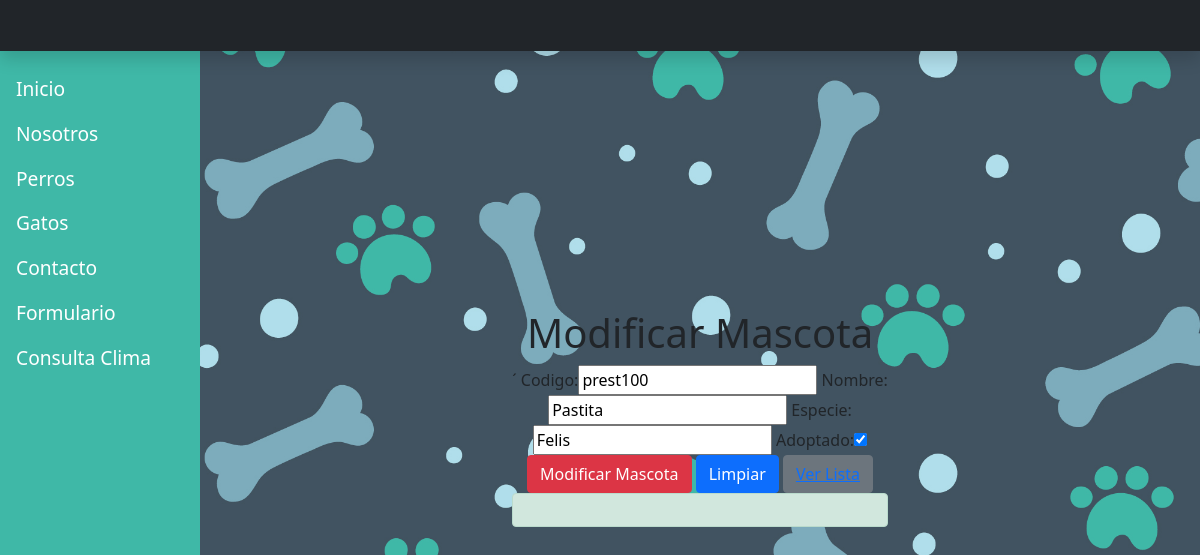
The page /formMascotasEdit/29/ on the database its author committed.
### appPeludo/models.py (models this page shows)
class Mascotas(models.Model):
    codigo = models.CharField(max_length=10)
    nombre = models.CharField(max_length=100)
    especie = models.CharField(max_length=10)
    adoptado = models.BooleanField(max_length=10)

### appPeludo/views.py (the view)
# urls.py: path('formMascotasEdit/<int:id>/', appPeludo.views.formMascotasEdit, name='formMascotasEdit'),
def formMascotasEdit(request,id):
    mascota = Mascotas.objects.get(id=id)
    datos={
        "form" : mascotasForm(instance=mascota)
    }
    if request.method == "POST":
        formulario = mascotasForm(data=request.POST, instance=mascota)
        if formulario.is_valid:
            formulario.save()
            datos["mensaje"] = "Se ha modificado correctamente"
    return render(request,"editarMascotaForm.html", datos)

### appPeludo/forms.py
class mascotasForm(ModelForm):
    class Meta:
        model = Mascotas
        fields=["codigo","nombre","especie","adoptado"]

### appPeludo/templates/editarMascotaForm.html (shortened to what this page needs)
{% extends 'layout.html' %}
    {% block contenido %}
    <div class="text-center col-md-6 col-xl-4 col-sm-12 m-auto" >
        <h1>Modificar Mascota</h1>
        <form action="" method="POST" id="formulario">
            <div class="form-group">´
                {{form.as_table}}
            </div>
            <input type = "submit" class= "btn btn-danger" value="Modificar Mascota" id="guardar">
            <input type = "reset" class= "btn btn-primary" value="Limpiar" id="limpiar">
            <button type= "button" class="btn btn-secondary" value="Ver Lista" id="lista"><a href = {% url "listarMascotas" %}>Ver Lista</a></button>
        </form>
        <div class="alert alert-success" role="alert">
        </div>
    </div>
    {% endblock contenido %}

### appPeludo/static/css/main.css (style rules this page uses)
* { box-sizing: border-box; }
body { background-image: url("Fondo.jpg"); background-size: cover; margin: 0; }

### rows shown on the page
Mascotas: codigo "prest100", nombre "Pastita", especie "Felis", adoptado "☑"
